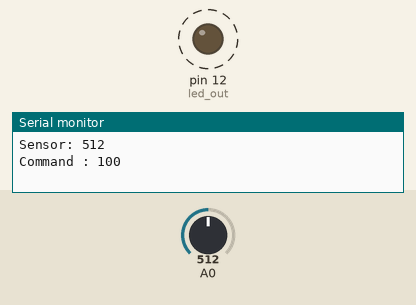
Simulated run of this sketch. Board: Arduino Uno, built with avr-gcc and run on an emulated ATmega328P. Parts: output pins drawn as LEDs (lit = HIGH), the last lines printed to the serial monitor. Dashed ring = blinking. The test bench sets the inputs (shaded band); at power-on: A0 = 512.

Above: at 1.8 s.
1.9 s: A0 set to 0
At 2.9 s:
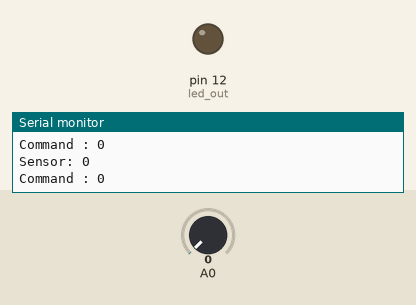
6.0 s: A0 set to 122
At 6.31 s:
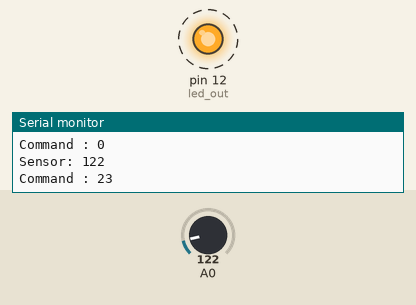
Timing chart, 0 to 15.5 s (numbered marks = the images above; inputs shaded):
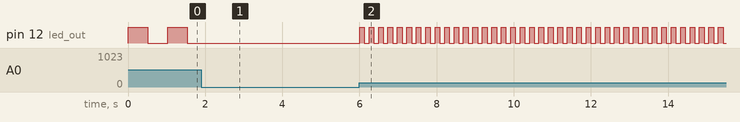

Measured:
- after the input at 1.9 s, pin 12 (led_out): stops changing and stays LOW
- after the input at 6.0 s, pin 12 (led_out): alternates HIGH for 0.12 s and LOW for 0.12 s, starting at once
- by itself, pin 12 (led_out): alternates HIGH for 0.51 s and LOW for 0.51 s

The sketch:

tp2.ino
```cpp
int led_out = 12;
int led_out2 = 13;
int res;
int sensorVal;
int cmd;
void setup() {
  Serial.begin(9600);
  pinMode(led_out,OUTPUT);
}

void loop() {
  sensorVal = analogRead(A0);
  cmd = sensorToLed(sensorVal);
  digitalWrite(led_out,HIGH);
  digitalWrite(led_out2,LOW);
  delay(sensorVal);
  digitalWrite(led_out2,HIGH);
  digitalWrite(led_out,LOW);
  delay(sensorVal);

  Serial.print("Sensor: ");
  Serial.println(sensorVal);
  Serial.print("Command : ");
  Serial.println(cmd);
}

float sensorToLed(int raw){
 int val = map(sensorVal, 0, 1023, 0, 200);
 val=max(val,0);
 val=min(val,200);
 return val;
}
```
